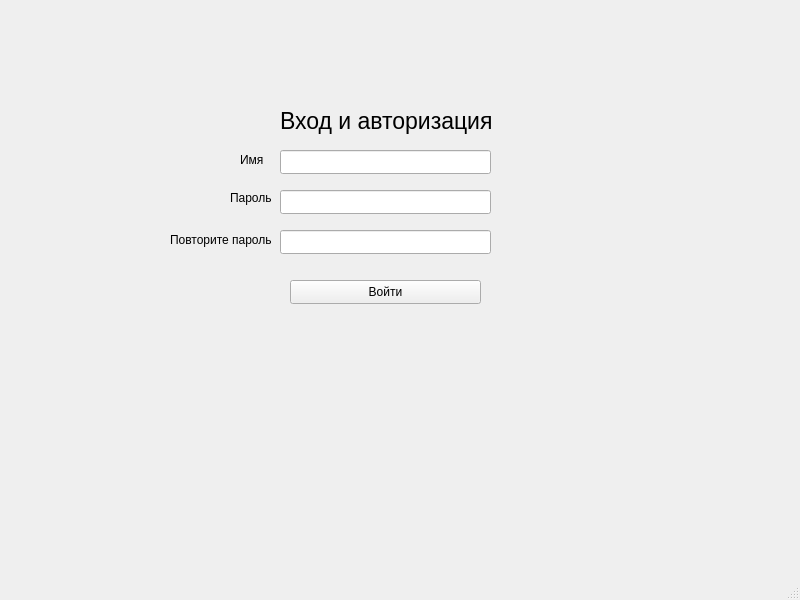
<?xml version="1.0" encoding="UTF-8"?>
<ui version="4.0">
 <class>MainWindow</class>
 <widget class="QMainWindow" name="MainWindow">
  <property name="geometry">
   <rect>
    <x>0</x>
    <y>0</y>
    <width>800</width>
    <height>600</height>
   </rect>
  </property>
  <property name="windowTitle">
   <string>MainWindow</string>
  </property>
  <widget class="QWidget" name="centralwidget">
   <widget class="QPushButton" name="GoTo">
    <property name="geometry">
     <rect>
      <x>290</x>
      <y>280</y>
      <width>191</width>
      <height>24</height>
     </rect>
    </property>
    <property name="text">
     <string>Войти</string>
    </property>
   </widget>
   <widget class="QLabel" name="label">
    <property name="geometry">
     <rect>
      <x>280</x>
      <y>100</y>
      <width>221</width>
      <height>41</height>
     </rect>
    </property>
    <property name="font">
     <font>
      <pointsize>17</pointsize>
     </font>
    </property>
    <property name="text">
     <string>Вход и авторизация</string>
    </property>
   </widget>
   <widget class="QLineEdit" name="usName">
    <property name="geometry">
     <rect>
      <x>280</x>
      <y>150</y>
      <width>211</width>
      <height>24</height>
     </rect>
    </property>
   </widget>
   <widget class="QLineEdit" name="usPass">
    <property name="geometry">
     <rect>
      <x>280</x>
      <y>190</y>
      <width>211</width>
      <height>24</height>
     </rect>
    </property>
   </widget>
   <widget class="QLineEdit" name="usPassRepeat">
    <property name="geometry">
     <rect>
      <x>280</x>
      <y>230</y>
      <width>211</width>
      <height>24</height>
     </rect>
    </property>
   </widget>
   <widget class="QLabel" name="label_2">
    <property name="geometry">
     <rect>
      <x>240</x>
      <y>150</y>
      <width>31</width>
      <height>20</height>
     </rect>
    </property>
    <property name="text">
     <string>Имя</string>
    </property>
   </widget>
   <widget class="QLabel" name="label_3">
    <property name="geometry">
     <rect>
      <x>230</x>
      <y>190</y>
      <width>49</width>
      <height>16</height>
     </rect>
    </property>
    <property name="text">
     <string>Пароль</string>
    </property>
   </widget>
   <widget class="QLabel" name="label_4">
    <property name="geometry">
     <rect>
      <x>170</x>
      <y>230</y>
      <width>111</width>
      <height>20</height>
     </rect>
    </property>
    <property name="text">
     <string>Повторите пароль</string>
    </property>
   </widget>
  </widget>
  <widget class="QMenuBar" name="menubar">
   <property name="geometry">
    <rect>
     <x>0</x>
     <y>0</y>
     <width>800</width>
     <height>21</height>
    </rect>
   </property>
  </widget>
  <widget class="QStatusBar" name="statusBar"/>
 </widget>
 <resources/>
 <connections/>
</ui>
